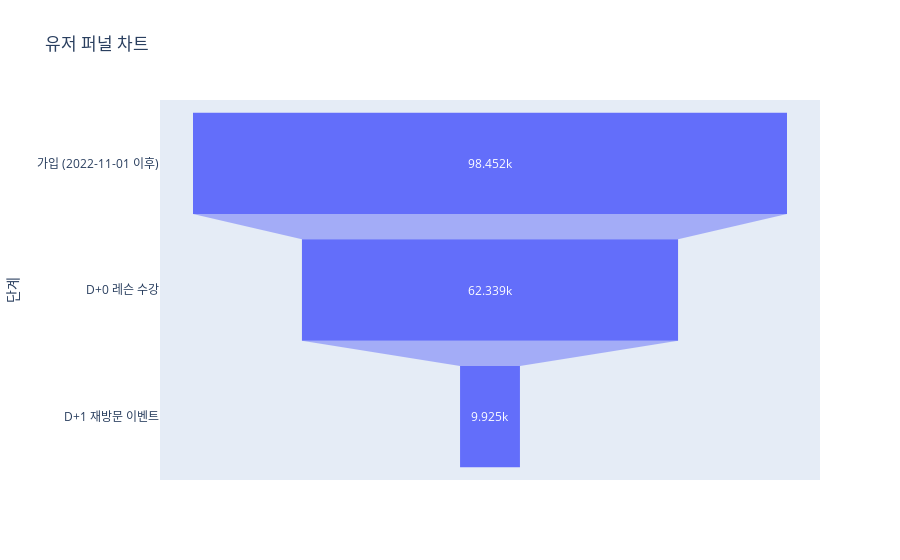

Here is the notebook cell this chart was saved with:
### Code cell
import plotly.express as px

# 데이터 준비
stages = ["가입 (2022-11-01 이후)", "D+0 레슨 수강", "D+1 재방문 이벤트"]
counts = [98452, 62339, 9925]
df = pd.DataFrame({"단계": stages, "사용자 수": counts})

# Plotly 퍼널 차트 그리기
fig = px.funnel(df, x="사용자 수", y="단계", title="유저 퍼널 차트")
fig.show()

### Figure 1 — Plotly figure (JSON) as saved in the notebook; plotly's stock layout.template omitted (floating-point values rounded to 4 significant figures)
{"data": [{"hovertemplate": "사용자 수=%{x}<br>단계=%{y}<extra></extra>", "legendgroup": "", "marker": {"color": "#636efa"}, "name": "", "orientation": "h", "showlegend": false, "type": "funnel", "x": [98452, 62339, 9925], "xaxis": "x", "y": ["가입 (2022-11-01 이후)", "D+0 레슨 수강", "D+1 재방문 이벤트"], "yaxis": "y"}], "layout": {"legend": {"tracegroupgap": 0}, "title": {"text": "유저 퍼널 차트"}, "xaxis": {"anchor": "y", "domain": [0, 1], "title": {"text": "사용자 수"}}, "yaxis": {"anchor": "x", "domain": [0, 1], "title": {"text": "단계"}}}}
